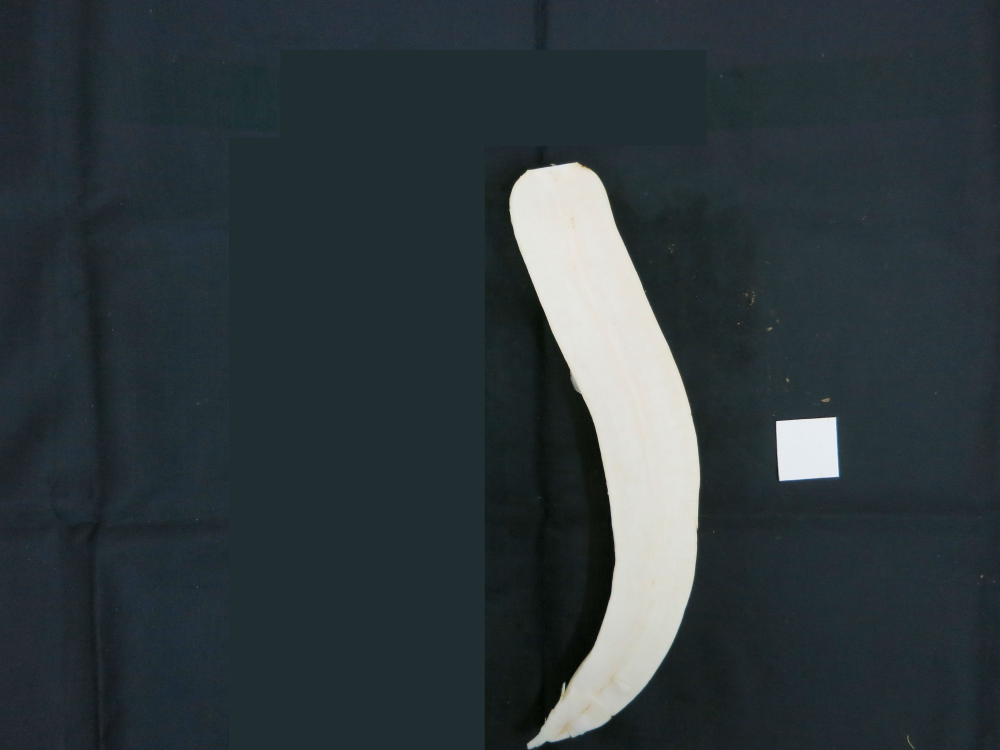
#> input picture daikon/pics/horyou2c6k.jpg, 4000 x 3000 px (shown at 1/4 size)
$ jupyter execute --allow-errors 'Radishlib 用例.ipynb'   (shell and % lines are left out)   (older library calls are emulated)
#> lines starting #> are read from the running program, lines starting #| are printed output that depends on the picture; after the words box and inside, x2 and y2 are one past the last pixel; in counts of white or black regions, pixels touching at a corner belong together
### daikon/radishlib.py
# -*- coding: utf-8 -*-

#  radishib.py
#
import cv2
import matplotlib
import matplotlib.pyplot as plt
from thin.thin import getSkelline
import numpy as np
import random
from copy import copy
import math

''' ------------------------------------
   cv2 用の画像を matplotlib の imshow で表示するための関数
'''

# 表示をオンオフするためのフラグ
IMGON = True

# プロット用関数
def plotimg(img,layout="111"):
    if IMGON is False: return
    if len(img.shape) == 2:
        pltgry(img,layout)
    elif len(img.shape) ==3:
        pltcol(img,layout)

# [4 lines left out: function pltgry, not called in this run]

def pltcol(img,layout="111"):
    plt.subplot(layout)
    plt.axis('off')
    plt.imshow(cv2.cvtColor(img,cv2.COLOR_BGR2RGB))

# ２枚の画像をサイズを並べた画像を作って表示する
def paraimage(img1,img2):
    h1,w1 = img1.shape[:2]
    h2,w2 = img2.shape[:2]
    if img1.ndim == 2:
        img11 = np.zeros((h1,w1,3))
        img11[:,:,0]=img11[:,:,1]=img11[:,:,2]=img1
    else:
        img11=img1
    if img2.ndim == 2:
        img22 = np.zeros((h2,w2,3))
        img22[:,:,0]=img22[:,:,1]=img22[:,:,2]=img2
    else:
        img22=img2
    paraimg = 255*np.ones((max(h1,h2),w1+w2+10,3),dtype=np.uint8)

    paraimg[0:h1,0:w1,:] = img11
    paraimg[0:h2,w1+10:,:]=img22
    plotimg(paraimg)

# 余分なマージンをカットする関数
# 余分なマージンをカットした画像を返す関数． オブジェクトサイズ/ratio だけマージンを残す
# 対象とする画像はシルエットが白のシルエット画像に限定
# ratio :  縁として残す割合　　　デフォルトは４　　　４なら白領域を囲む幅、高さの 1/4 のサイズの縁を残す
# showrec : 囲む矩形を描画するかどうかのフラグ  default は False つまり描かない
# color :  矩形を描く色
# bsize :  矩形の線の太さ

def cutmargin(img,ratio=4, showline = False, color=(255,255,255), bsize = 2) :
    x,y,w,h = cv2.boundingRect(img)
    x2 = int(w/ratio)
    y2 = int(h/ratio)
    shp = (h+2*y2,w+2*x2)
    outimg = np.zeros(shp, dtype=np.uint8)
    outimg[y2:y2+h,x2:x2+w]=img[y:y+h,x:x+w]
    if showline :
        outimg = cv2.rectangle(outimg,(x2,y2),(x2+w,y2+h),color,bsize)
    return outimg

# 指定された中心周りに指定された角度だけ画像を回転してマージンをカットする関数
# img : 入力画像
# deg : 回転角　degree
# cx,cy :  回転の中心　　　cx が負の数の場合は画像の中心を基準に回転
# ratio :  縁として残す割合

def imagerotation(img, deg,cx= -1, cy=-1 , ratio=4):  # deg 回転角，　(cx,cy) 回転中心  ratio
    if cx < 0:
        cx = img.shape[1]/2
        cy = img.shape[0]/2
    rows,cols = img.shape[:2]
    need = int(np.sqrt(rows**2+cols**2)) # 描画エリアを十分確保するために対角の長さを計算
    xoff = int((need-cols)/2)
    yoff = int((need-rows)/2)
    tmpimg = np.zeros((need,need),dtype=np.uint8) # 描画用画像エリア
    tmpimg[yoff:yoff+rows,xoff:xoff+cols]=img # シルエット画像をコピー
    mat = cv2.getRotationMatrix2D((cx+xoff,cy+yoff), deg, 1.0)
    outimg = cv2.warpAffine(tmpimg, mat, (0,0))
    outimg = cutmargin(outimg,ratio)
    cv2.threshold(outimg,127,255,cv2.THRESH_BINARY,dst=outimg)
    return outimg

# 回転を考慮した矩形でカットし，それを水平に向けた上でマージンをカット
def rotateAndcut(img,ratio=4) :
    cntimg = copy(img)
    _img,contours,hierarchy = cv2.findContours(cntimg, cv2.RETR_EXTERNAL, cv2.CHAIN_APPROX_NONE)
    radishcon = contours[0] # ダイコンの輪郭線
    para_reps = 0.01 # Sufficient accuracy for the radius (distance between the coordinate origin and the line).
    para_aeps = 0.01 # Sufficient accuracy for the angle. 0.01 would be a good default value for reps and aeps.
    # cv2.DIST_L2 は あてはめ誤差の評価基準　https://goo.gl/i0UQag
    [vx,vy,x0,y0] = cv2.fitLine(radishcon, cv2.DIST_L2,0,para_reps,para_aeps)
    deg = math.atan2(vy,vx)*180/np.pi + 180 # 必要な回転角の計算
    outimg = imagerotation(img,deg,x0,y0, ratio)
    return outimg

''' ------------------------------------
   ２階調化と膨張収縮によるゴミ除去

   ２階調化した後
   MORPH_OPEN（収縮後膨張） を２回実行して孤立点や線幅１の髭を除去×２回
   MORPH_CLOSE（膨張後収縮） を２回実行して穴埋め×２回
'''
def dthreshold(image, thres=70, open=True, close=True):
    ret,bw=cv2.threshold(image,thres,255,cv2.THRESH_BINARY)
    kernel = np.ones((5,5),np.uint8)
    if open: bw=cv2.morphologyEx(bw,cv2.MORPH_OPEN, kernel,iterations = 2)
    if close: bw=cv2.morphologyEx(bw,cv2.MORPH_CLOSE, kernel,iterations = 2)
    return bw

''' ------------------------------------
    ラベルイメージから小領域を削除する
'''
# [6 lines left out: function removeSmallArea, not called in this run]

''' ------------------------------------
    白黒画像中の最大面積の連結成分を取り出す
'''
def getBigWhite(image):
    (numberoflabels, labelimage, menseki) = labeling(image,connectivity=4,b_or_w=1)
    # 1番大きな領域がダイコンの主要部分であると仮定する。
    dnum = np.argmax(menseki[1:]) #1番以降を取りだしたときに一番大きい要素を持つ index
    img = np.uint8(labelimage==dnum+1)*255
    return img

''' ------------------------------------
    白画素の数を答える
'''
def countWhitePixels(image):
    area = -1
    if image.ndim == 2:
        area = np.sum(image/255)
    return area


''' ------------------------------------
    ダイコン画像と指標画像を分離し、基準となる長さを画素数として求める
    bw ：　画像
    choice : 1  なら1番大きい領域を取り出す。　２なら２番めに大きい領域を取り出す
    output: True ならファイル出力する
    show : True なら表示する
    outfile: 出力ファイル名
    返り値：　ダイコン画像、指標画像、単位長さ辺りのピクセル数、面積
'''
# [18 lines left out: function getRadish, not called in this run]


''' ------------------------------------
ラベリングして色つけ
    image  2値画像
    connectivity  8連結型か4連結型かのスイッチ(default 8 )
        4連結の場合は斜めに隣接していても連続していないと考える
    bw 1 なら白領域のラベリング、０なら黒領域のラベリング

        関数
            labeling()  ->  ラベリングしてラベル数、ラベル画像、情報を返す  (gray)
            color2label()  -> ラベル画像に色づけして返す（color)
            colorlabeling()  ->  ラベリングして色付けしてカラー画像を返す（color)

    返り値  (numberoflabels, labelimg, menseki)
         numberoflabels  ラベルの数（反対色全体も０のラベルがつくので１多くなる）
         labelimg　各画素の明るさデータの代わりにラベルデータが入った画像
         menseki 各ラベルのつけられた画素数のリスト
'''
# image に連結成分ごとのラベルをつけて画像として返す関数
def labeling(image,connectivity=8,b_or_w=1):
    con = labeling2(image,connectivity,b_or_w)
    numberoflabels = con[0]
    labelimg = con[1]
    menseki  = con[2][:,cv2.CC_STAT_AREA]
    return (numberoflabels, labelimg, menseki)

# labeling2 は connectedcomponentWithStats そのもの。labeling は面積のみ取り出して返す
def labeling2(image,connectivity=8,b_or_w=1):
    img = np.array(image,dtype=np.uint8)
    if b_or_w == 0: img = ~img
    con = cv2.connectedComponentsWithStats(img, connectivity)
    return con

# ラベル画像に色づけして返す関数
# [29 lines left out: functions color2label, colorlabeling, not called in this run]

''' ------------------------------------
線図形のセグメンテーション
'''
# 指定されたピクセルの周囲のピクセルを取得
# [5 lines left out: function neighbours, not called in this run]

# 連結数 (8連結)
def connection_number(neighbours):
    n = 1-np.array(neighbours)
    return sum((1-n)[:-2]), sum( n[i] -  n[i]*n[i+1]*n[i+2]  for  i in range(0,7,2))

# スケルトンのリストを生成する関数、細線化バージョン
# [20 lines left out: function skellist, not called in this run]

''' ------------------------------------
スケルトンからの２値画像データの復元
'''
# スケルトンデータから2値画像データを復元 （検証のため）
# skeldata は [x,y,d] のリスト、dは距離データ

# [31 lines left out: functions skel2img, skel2img2, skelOnimg, not called in this run]

'''' ------------------------------------
スケルトンを分岐点で分割

完全に幅１の８連結線画であることが前提
'''
# [20 lines left out: function skllabel, not called in this run]

''' ------------------------------------
スケルトンの髭を除去する
'''
# [67 lines left out: functions oneSkelton, recalcDistanceP, not called in this run]


'''
描画関数

radiusfunc(invert)
軸に沿った距離を横軸，　その点の距離データを縦軸にしたグラフを描く
（距離データとは軸上の点から表皮までの最短距離．　　中央辺りでは径に相当する

'''
# [242 lines left out: functions radiusfunc, makeNormalizedImage, getContour, getTipData, getTipDataAll, shiftX and 4 more, not called in this run]
    # pts: サンプル点,
    # dl : サンプルの始点から測った折れ線近似された輪郭に沿って各点までの距離
    # cuv: 曲率のリスト

'''
山登りによるスケルトン抽出

軸に沿った距離を横軸，　その点の距離データを縦軸にしたグラフを描く
（距離データとは軸上の点から表皮までの最短距離．　　中央辺りでは径に相当する

'''

# 座標(x,y) の８近傍データの取得
# 方向番号は右を０として、時計回り
#        5  6  7
#        4     0
#        3  4  1
# [115 lines left out: functions get8nb, decideDirection, getNextRidge13, not called in this run]

''' ******* 指定点からのスケルトントレース　方法１

 point = (sx,sy) 追跡開始点、
 direct  = 0~7  初期追跡方向、
　　　　　　5   6   7
     4   　　　   0　　　　　  右方向を０とし、時計回りに、１，２，３
     3   2   1
 distances 距離データの２次元配列
 phaseswitch  この太さの地点を通り過ぎるまでは周辺が黒画素から距離１でも先に進む
 para1 斜め方向の割引率
 para2 後述
'''
''' 【概要】
追跡開始点から direct の方向に、次式の評価値の高い点をピックアップすることでスケルトンを得る。

評価値　＝　黒画素からの距離　＋　 para2 * 開始点からの距離

停止条件：最大径地点通過後、距離１の点にたどり着いた

ただし、phaseswitch で指定する距離の点に遭遇するまでは距離1の点があったとしても追跡を続ける
返り値 skel は [x座標、y座標、距離] のリスト（numpy array）

'''
# [27 lines left out: function traceRidges1, not called in this run]


''' ******* 指定点からのスケルトントレース　方法2

 point = (sx,sy) 追跡開始点、
 targetpoint = (mx,my)  目標点　　　通常は最大径地点を指定する
 direct  = 0~7  初期追跡方向、
　　　　　　5   6   7
     4   　　　   0　　　　　  右方向を０とし、時計回りに、１，２，３
     3   2   1
 distances 距離データの２次元配列
 phaseswitch  この太さの地点を通り過ぎるまでは周辺が黒画素から距離１でも先に進む
 para1 斜め方向の割引率
 para2 角度の偏移の排除基準
'''
''' 【概要】
追跡開始点から direct の方向に、黒画素からの距離　＋　 para2 * 開始点からの距離

停止条件：最大径地点通過後、距離１の点にたどり着いた

ただし、phaseswitch で指定する距離の点に遭遇するまでは距離1の点があったとしても追跡を続ける
返り値 skel は [x座標、y座標、距離] のリスト（numpy array）

'''

# [195 lines left out: functions getNextRidge2, traceRidges2, traceRidges3, recalcDistanceP, makeNormalizedImage, not called in this run]

### daikon/Radishlib 用例.ipynb
# 用例集

[cell 1]
import radishlib as rdl

# %matplotlib notebook
import numpy as np
import matplotlib.pyplot as plt
from copy import copy
import cv2

# 表示のオンオフ
IMGON = True

# from __future__ import print_function
# 処理対象画像
imgfile = 'pics/horyou2c6k.jpg'
# 表示のオンオフ
IMGON = True

src = cv2.imread(imgfile,0)
bw = rdl.dthreshold(src)
#> in dthreshold, `ret,bw=cv2.threshold(image,thres,255,cv2.THRESH_BINARY)`:
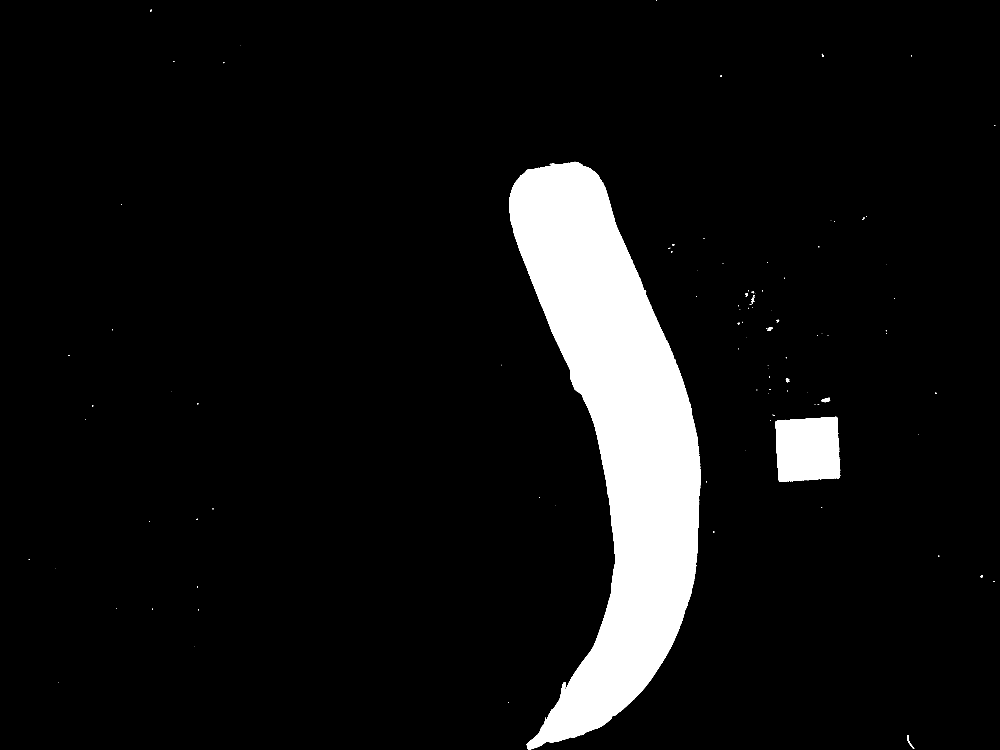
#> bw: shape (3000, 4000) (shown at 1/4 size); 7.6% white; 136 white regions (115 under 20 px), largest, box (x1, y1, x2, y2) and area: (2036, 647, 2803, 2998) 850720, (3102, 1668, 3361, 1928) 60426, (3285, 1591, 3320, 1609) 393
#> in dthreshold, `ret,bw=cv2.threshold(image,thres,255,cv2.THRESH_BINARY)`: ret = 70
bw = rdl.getBigWhite(bw)
#> in labeling, `numberoflabels = con[0]`: numberoflabels = 5
#> in labeling, `labelimg = con[1]`:
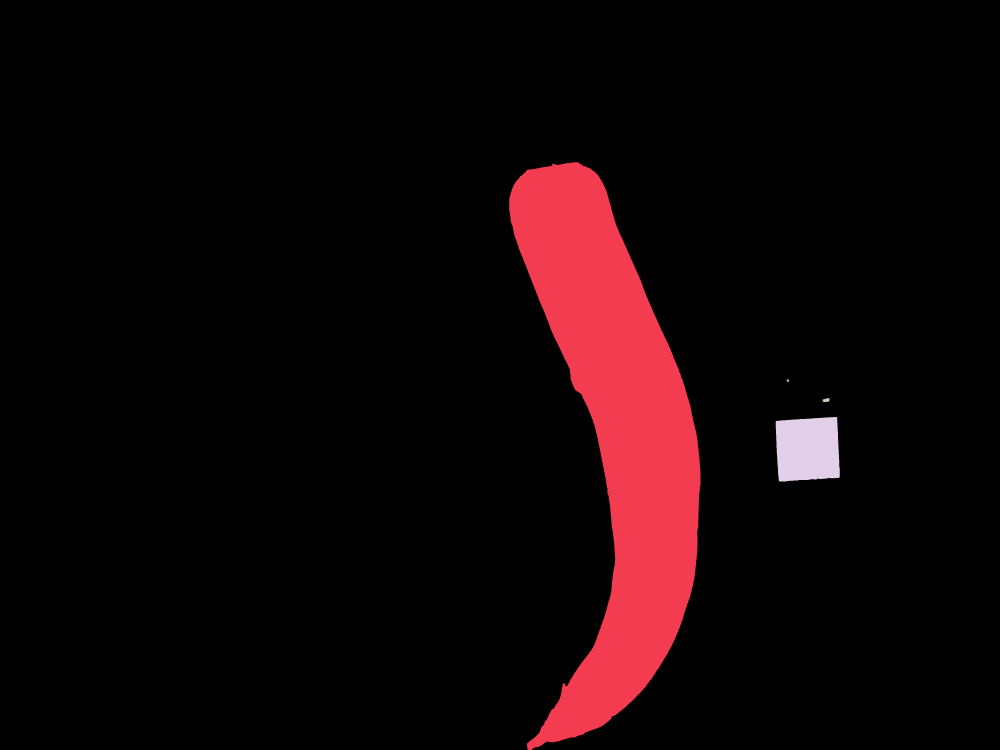
#> labelimg: shape (3000, 4000) int32 (shown at 1/4 size); 5 distinct labels, from 0 to 4; one colour per label, 0 black
#> in labeling, `menseki  = con[2][:,cv2.CC_STAT_AREA]`: menseki = [11089312, 850190, 81, 336, 60081]
#> in getBigWhite, `(numberoflabels, labelimage, menseki) = labeling(image,connectivity=4,..`: numberoflabels = 5; menseki = [11089312, 850190, 81, 336, 60081]
#> in getBigWhite, `dnum = np.argmax(menseki[1:])`: dnum = 0
rdl.paraimage(src,bw)
#> in paraimage, `paraimg[0:h2,w1+10:,:]=img22`:
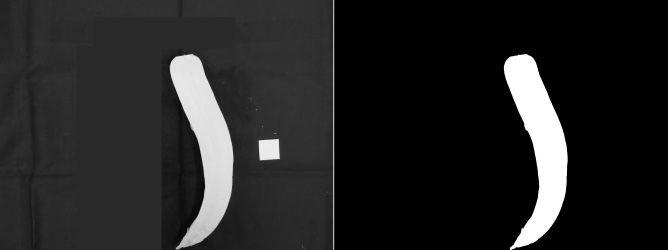
#> paraimg: shape (3000, 8010, 3) (shown at 1/12 size); min 0, max 255, mean 36.6

print("面積は", rdl.countWhitePixels(bw))
#> in countWhitePixels, `area = np.sum(image/255)`: area = 850190
#| 面積は 850190.0

# cutmargin 大きすぎる余白をカットする関数

[cell 2]
#  使用例
# グレイ画像の場合，もしくは結果をグレー化したい場合
cutimg = rdl.cutmargin(bw, ratio=10, showline=False, color=(255,0,0),bsize=6)
#> in cutmargin, `x,y,w,h = cv2.boundingRect(img)`: x = 2037; y = 649; w = 765; h = 2351
#> in cutmargin, `x2 = int(w/ratio)`: x2 = 76
#> in cutmargin, `y2 = int(h/ratio)`: y2 = 235
#> in cutmargin, `shp = (h+2*y2,w+2*x2)`: shp = (2821, 917)
rdl.paraimage(bw,cutimg)

# imagerotation 指定された中心周りに指定された角度だけ画像を回転してマージンをカットする関数

[cell 3]
rotimage =  rdl.imagerotation(bw,45, -1,-1, ratio=10)
rdl.paraimage(bw, rotimage)
#> in paraimage (call 3), `paraimg[0:h2,w1+10:,:]=img22`:
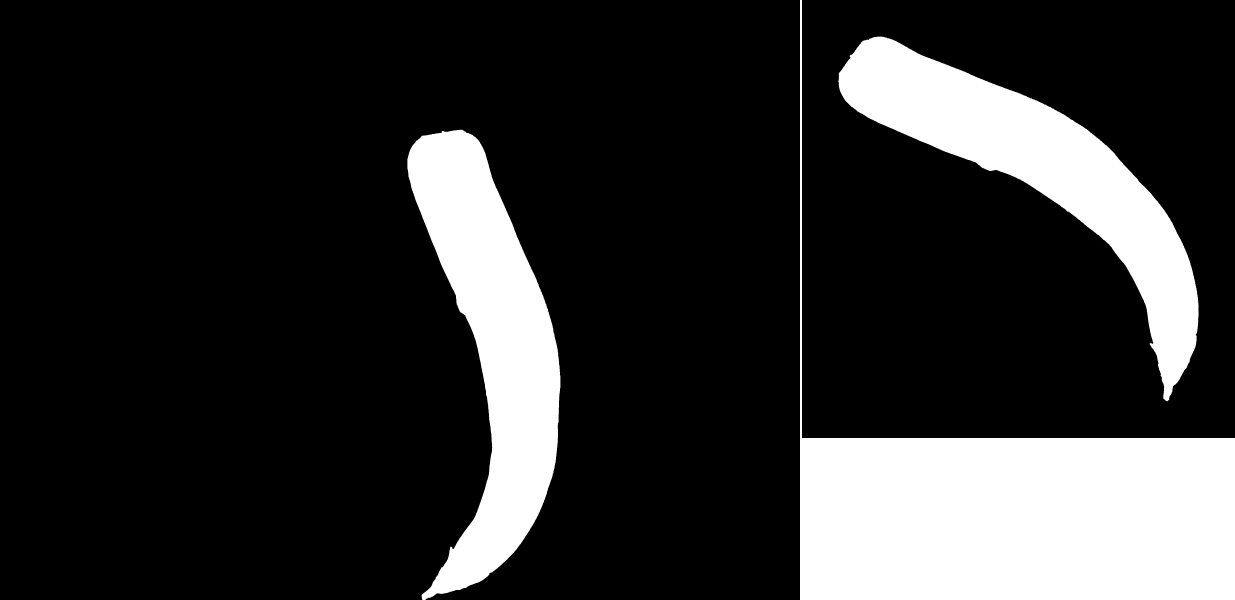
#> paraimg: shape (3000, 6174, 3) (shown at 1/5 size); 18.8% white; 3 white regions

# 直線当てはめにより回転角を自動決定して回転

[cell 4]
testimg = rdl.rotateAndcut(rotimage,ratio=4)
#> in rotateAndcut, `_img,contours,hierarchy = cv2.findContours(cntimg, cv2.RETR_EXTERNAL, ..`: contours = 1 contour; box (x1, y1, x2, y2) and area: (181, 183, 1983, 2007) 847792
#> in rotateAndcut, `radishcon = contours[0]`: radishcon = contour of 4927 points, box (x1, y1, x2, y2) (181, 183, 1983, 2007), area 847792
#> in rotateAndcut, `[vx,vy,x0,y0] = cv2.fitLine(radishcon, cv2.DIST_L2,0,para_reps,para_ae..`: vx = [0.749]; vy = [0.663]; x0 = [1238.4]; y0 = [965.6]
#> in rotateAndcut, `deg = math.atan2(vy,vx)*180/np.pi + 180`: deg = 221.5
#> call 2 of imagerotation, with deg = 221.5, cx = array of shape (1,), cy = array of shape (1,), ratio = 4
#> in imagerotation (call 2), `mat = cv2.getRotationMatrix2D((cx+xoff,cy+yoff), deg, 1.0)`: mat = [[-0.749, -0.663, 3899.3], [0.663, -0.749, 1341.5]]
#> in imagerotation (call 2), `cv2.threshold(outimg,127,255,cv2.THRESH_BINARY,dst=outimg)`:
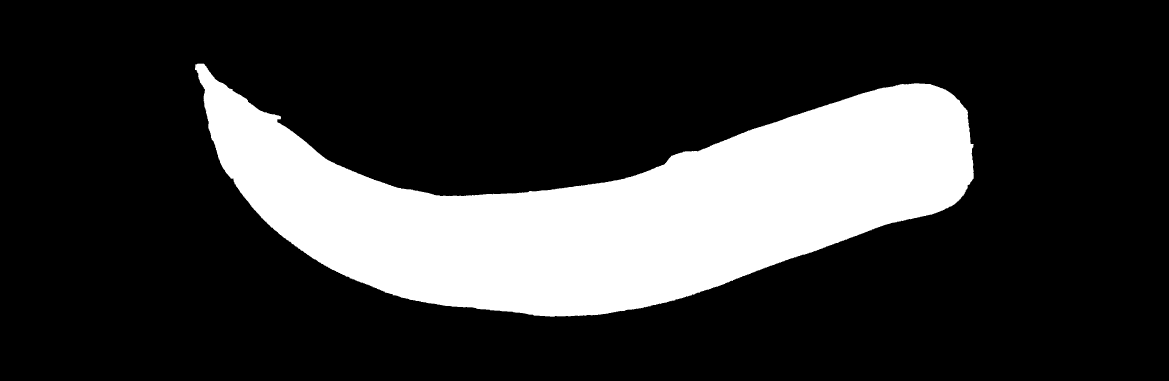
#> outimg: shape (1141, 3507) (shown at 1/3 size); 21.2% white; 1 white region, box (x1, y1, x2, y2) and area: (585, 191, 2922, 950) 850289
rdl.paraimage(rotimage, testimg)
#> in paraimage (call 4), `paraimg[0:h2,w1+10:,:]=img22`:
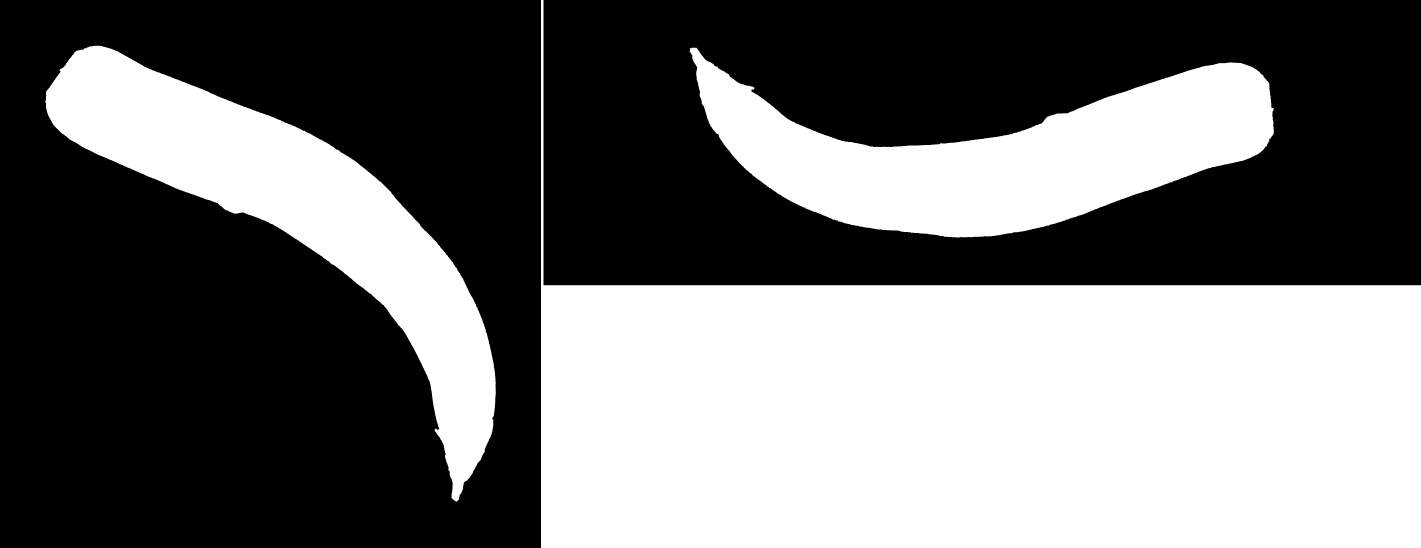
#> paraimg: shape (2190, 5681, 3) (shown at 1/4 size); 43.4% white; 3 white regions, box (x1, y1, x2, y2) and area: (2164, 0, 5681, 2190) 3700743, (2759, 191, 5096, 950) 850289, (181, 183, 1983, 2007) 850256
cv2.imwrite("pics/horyou2c6kR.jpg",testimg)
#> Out = True

# サンプルと指標の分離

[cell 5]
# 画像を読み込んで２値化する
testimg = cv2.imread("testpic.bmp",0)
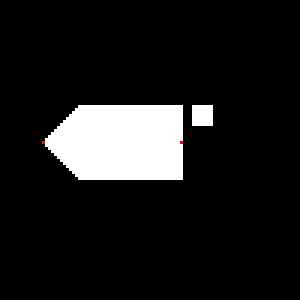
#> input picture daikon/pics/testpic.bmp, 100 x 100 px, found by its file name (shown 3 times larger)
#> (the rest of this cell did not finish here and is left out)

#> (a cell that did not finish here is left out)

# 回転でどの程度画素数に変化があるかの確認

#> (a cell that did not finish here is left out)

#> (a cell that did not finish here is left out)

#> (a cell that did not finish here is left out)
